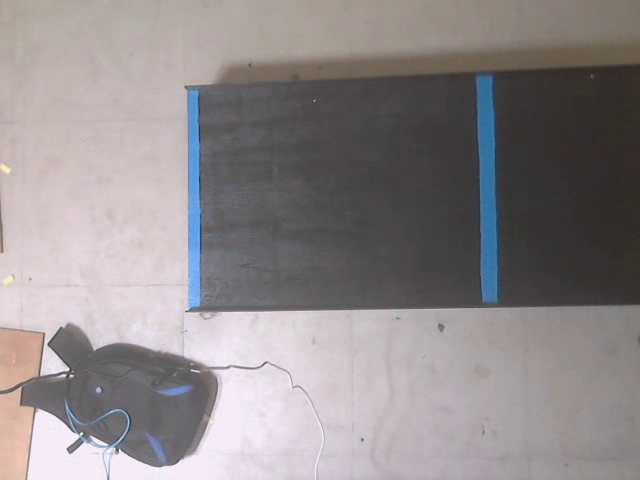
#> input picture frame 11 of output.avi, 640 x 480 px, given in place of the camera
$ python makevideo.py
#> lines starting #> are read from the running program, lines starting #| are printed output that depends on the picture
from PIL import Image
from numpy import *
from pylab import *
import cv2

cap=cv2.VideoCapture(0)

#defining the codec and creating VideoWriter object

fourcc = cv2.VideoWriter_fourcc(*'XVID')
out=cv2.VideoWriter('output.avi',fourcc,20.0,(640,480))
gout=cv2.VideoWriter('goutput.avi',fourcc,20.0,(640,480))
iout=cv2.VideoWriter('ioutput.avi',fourcc,20.0,(640,480))

while(cap.isOpened()):
	ret,frame=cap.read()
#> frame is the input picture: shape (480, 640, 3); mean B, G, R 138.9, 137.3, 143.5
	if ret==True:
		#here the param 0 makes the frame inverted and
		#non zero has no effect
		iframe=cv2.flip(frame,0)
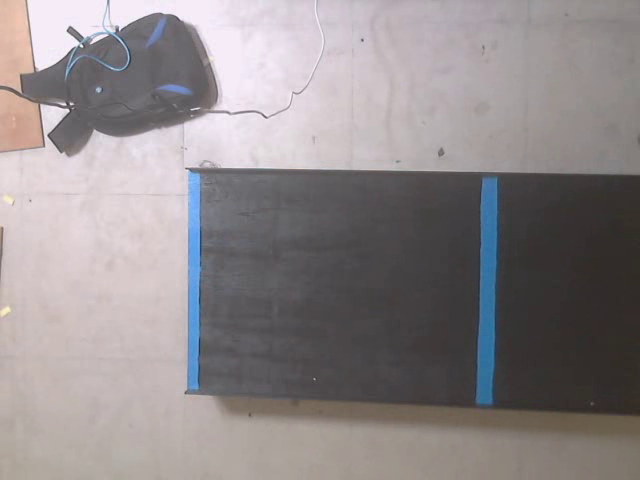
#> iframe: shape (480, 640, 3); mean B, G, R 138.9, 137.3, 143.5
		gframe=cv2.cvtColor(frame,cv2.COLOR_BGR2GRAY)
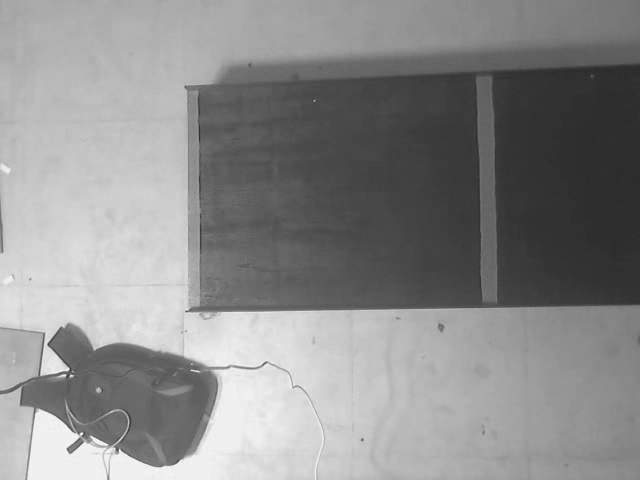
#> gframe: shape (480, 640); min 43, max 250, mean 139.3

		#writing the file
		out.write(frame)
		gout.write(gframe)
		iout.write(iframe)

		cv2.imshow('frame',frame)
		cv2.imshow('iframe',iframe)
		cv2.imshow('gframe',gframe)
		if cv2.waitKey(1) & 0xFF==ord('q'):
#> (key q is pressed here)
			break

	else:
		break

#releasing everything

cap.release()
out.release()
#> (the run stopped early here; a loop or call above may not have finished)
